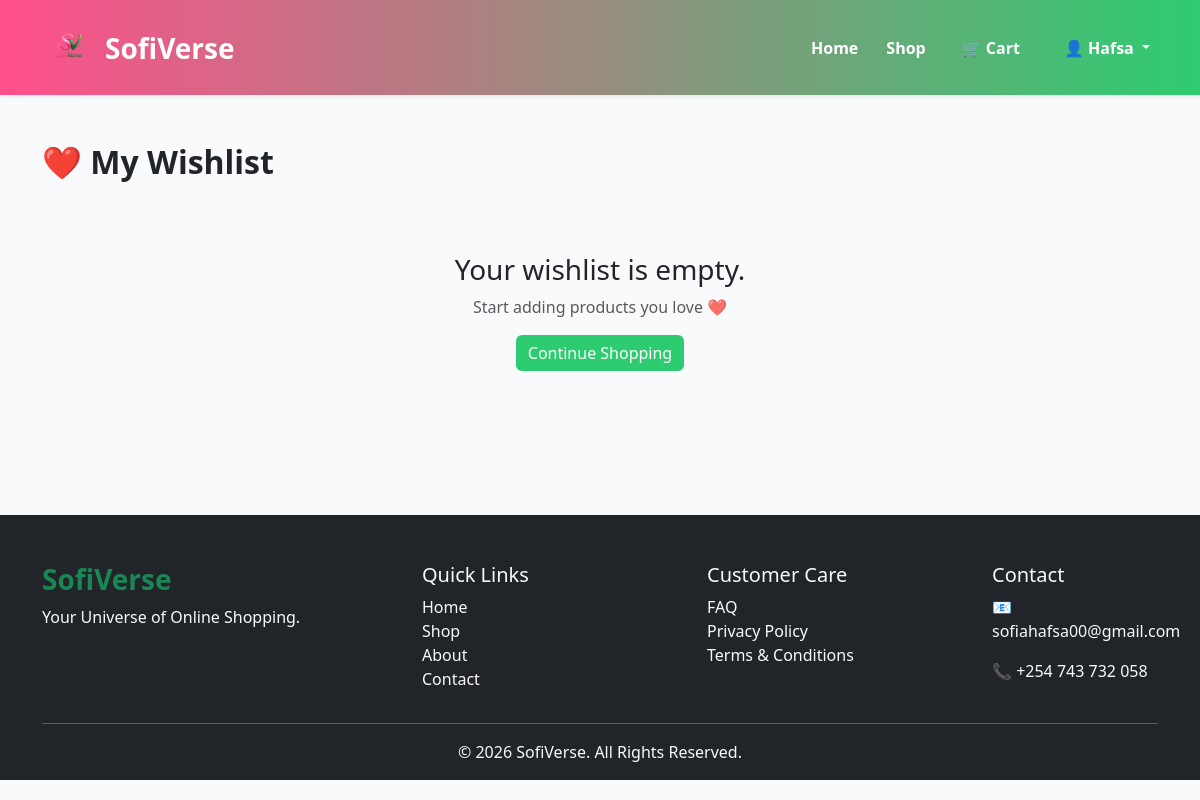
The app's page /wishlist/ (signed in), older data.
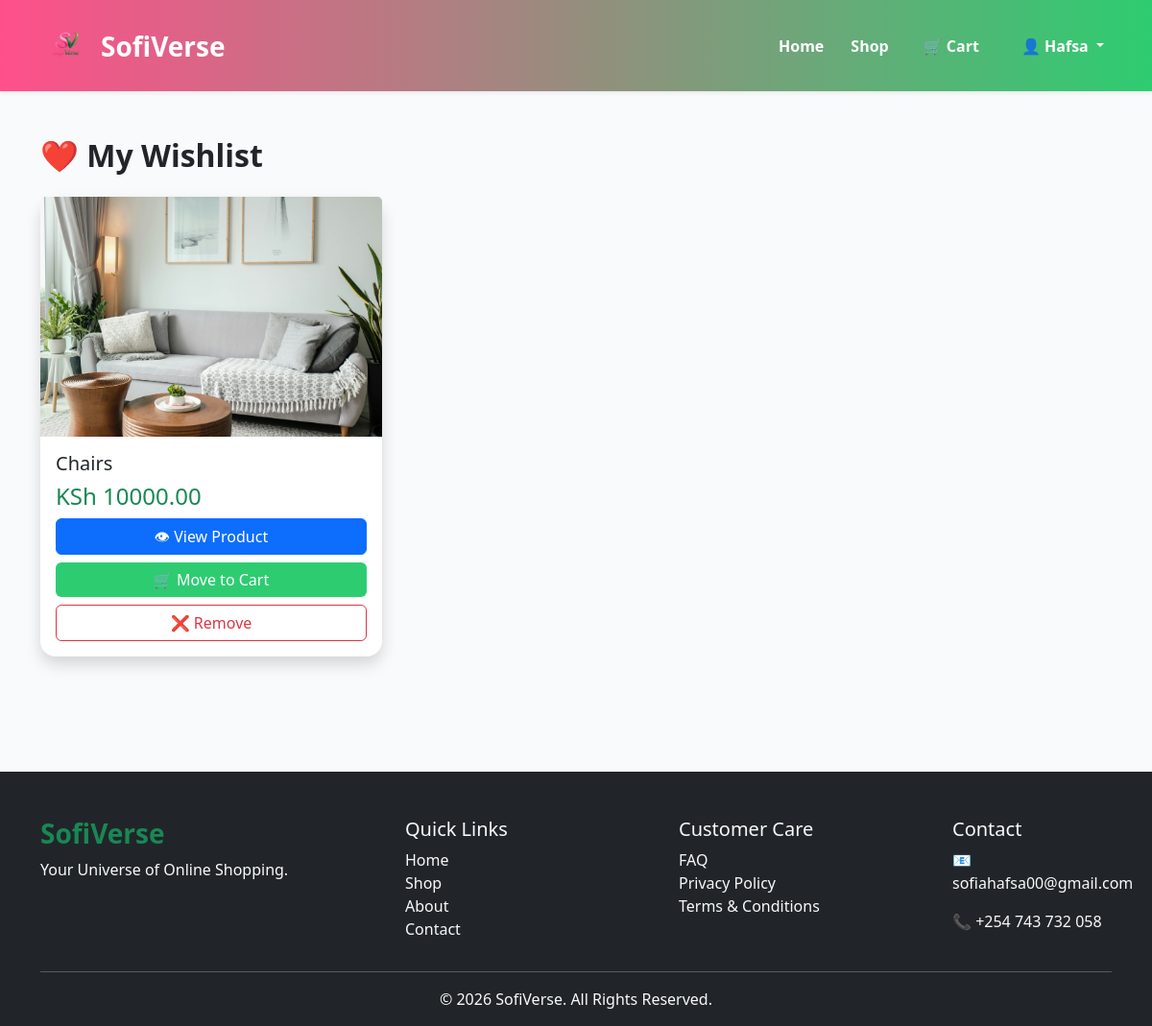
The same page, newer data.
### wishlist/models.py (models this page shows, shortened)
class Wishlist(models.Model):
    user = models.ForeignKey(
        User,
        on_delete=models.CASCADE
    )
    product = models.ForeignKey(
        Product,
        on_delete=models.CASCADE
    )
    created_at = models.DateTimeField(auto_now_add=True)
    class Meta:
        unique_together = ('user', 'product')

### products/models.py (models this page shows, shortened)
class Product(models.Model):
    category = models.ForeignKey(
        Category,
        on_delete=models.CASCADE,
        related_name='products'
    )
    name = models.CharField(max_length=200)
    slug = models.SlugField(unique=True)
    description = models.TextField()
    price = models.DecimalField(
        max_digits=10,
        decimal_places=2
    )
    image = models.ImageField(
        upload_to='products/'
    )
    stock = models.PositiveIntegerField(default=0)
    available = models.BooleanField(default=True)
    featured = models.BooleanField(default=False)
    created = models.DateTimeField(auto_now_add=True)

### wishlist/views.py (the view)
# urls.py: path('wishlist/', include('wishlist.urls')),
@login_required
def wishlist(request):
    items = Wishlist.objects.filter(user=request.user)
    return render(request, 'wishlist/wishlist.html', {
        'items': items
    })

### wishlist/templates/wishlist/wishlist.html (shortened to what this page needs)
{% extends 'base.html' %}
{% block content %}
<div class="container py-5">
    <h2 class="fw-bold mb-4">
        ❤️ My Wishlist
    </h2>
    {% if items %}
    <div class="row">
        {% for item in items %}
        <div class="col-md-4 mb-4">
            <div class="card shadow border-0 rounded-4 h-100">
                <img src="{{ item.product.image.url }}"
                     class="card-img-top"
                     style="height:250px;object-fit:cover;">
                <div class="card-body">
                    <h5>{{ item.product.name }}</h5>
                    <h4 class="text-success">
                        KSh {{ item.product.price }}
                    </h4>
                    <div class="d-grid gap-2">
    <a href="{% url 'product_detail' item.product.slug %}"
       class="btn btn-primary">
        👁 View Product
    </a>
    <a href="{% url 'add_to_cart' item.product.id %}"
       class="btn btn-success">
        🛒 Move to Cart
    </a>
    <a href="{% url 'remove_from_wishlist' item.id %}"
       class="btn btn-outline-danger">
        ❌ Remove
    </a>
</div>
                </div>
            </div>
        </div>
        {% endfor %}
    </div>
    {% else %}
    <div class="text-center py-5">
        <h3>Your wishlist is empty.</h3>
        <p class="text-muted">
            Start adding products you love ❤️
        </p>
        <a href="{% url 'home' %}" class="btn btn-success">
            Continue Shopping
        </a>
    </div>
    {% endif %}
</div>
{% endblock %}

Row changes from the older to the newer data that the page shows:
added Wishlist: product.image (picture), product.name "Chairs", product.price "10000.00"
Text that changed along with them:
text no longer shown: "Your wishlist is empty. Start adding products you love ❤️ Continue Shopping"
